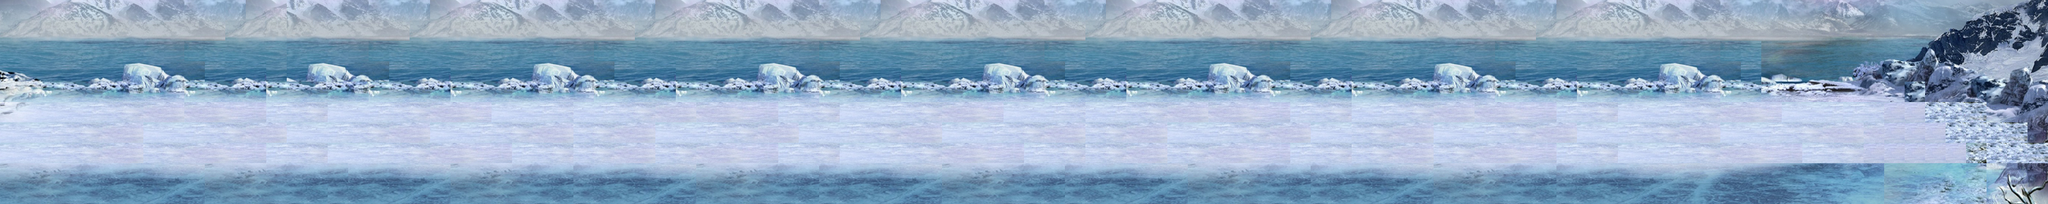

The image is a tile-based game level rendered from a .tmx file. Its description and source (layers, tilesets, objects; grid data summarised) follow:
An orthogonal 100x10 tile map with 32x32 px tiles, 2 tile layers (Floor, Wall).

<map version="1.0" orientation="orthogonal" width="100" height="10" tilewidth="32" tileheight="32">
 <tileset firstgid="1" name="BingYuan" tilewidth="32" tileheight="32" spacing="1" margin="1">
  <image source="BingYuan.png" width="946" height="443" />
 </tileset>
 <layer name="Floor" width="100" height="10">
  <data>[1000 cells, 300 non-empty, 19 distinct tile ids]</data>
 </layer>
 <layer name="Wall" width="100" height="10">
  <data>[1000 cells, 700 non-empty, 177 distinct tile ids]</data>
 </layer>
</map>